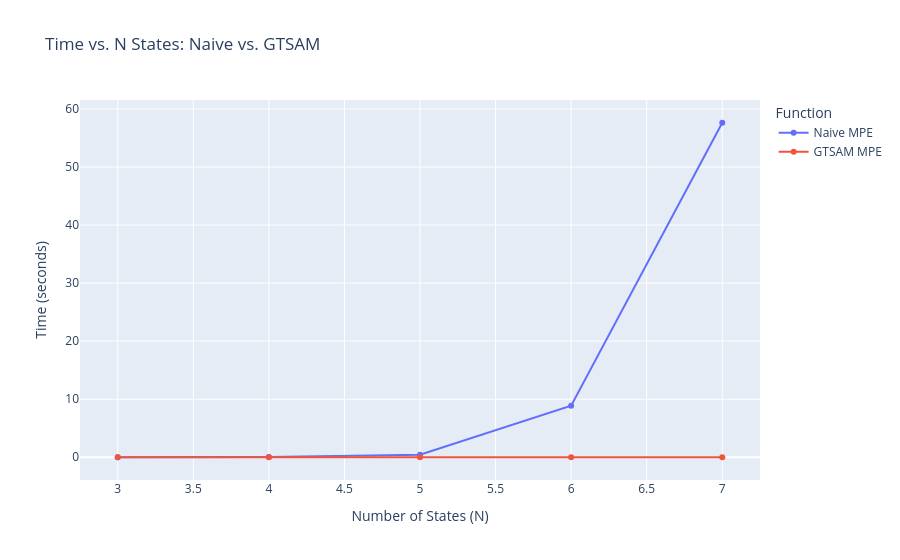

The notebook cell this image was saved under:
### Code cell
fig = plot_time_complexity()
fig.show()

### Figure 1 — Plotly figure (JSON) as saved in the notebook; plotly's stock layout.template omitted (floating-point values rounded to 4 significant figures)
{"data": [{"hovertemplate": "Function=Naive MPE<br>Number of States (N)=%{x}<br>Time (seconds)=%{y}<extra></extra>", "legendgroup": "Naive MPE", "line": {"color": "#636efa", "dash": "solid"}, "marker": {"symbol": "circle"}, "mode": "lines+markers", "name": "Naive MPE", "orientation": "v", "showlegend": true, "type": "scatter", "x": [3, 4, 5, 6, 7], "xaxis": "x", "y": [0.004571, 0.03635, 0.4303, 8.887, 57.62], "yaxis": "y"}, {"hovertemplate": "Function=GTSAM MPE<br>Number of States (N)=%{x}<br>Time (seconds)=%{y}<extra></extra>", "legendgroup": "GTSAM MPE", "line": {"color": "#EF553B", "dash": "solid"}, "marker": {"symbol": "circle"}, "mode": "lines+markers", "name": "GTSAM MPE", "orientation": "v", "showlegend": true, "type": "scatter", "x": [3, 4, 5, 6, 7], "xaxis": "x", "y": [0.0001822, 0.0003184, 0.000596, 0.001527, 0.000891], "yaxis": "y"}], "layout": {"legend": {"title": {"text": "Function"}, "tracegroupgap": 0}, "title": {"text": "Time vs. N States: Naive vs. GTSAM"}, "xaxis": {"anchor": "y", "domain": [0, 1], "title": {"text": "Number of States (N)"}}, "yaxis": {"anchor": "x", "domain": [0, 1], "title": {"text": "Time (seconds)"}}}}
